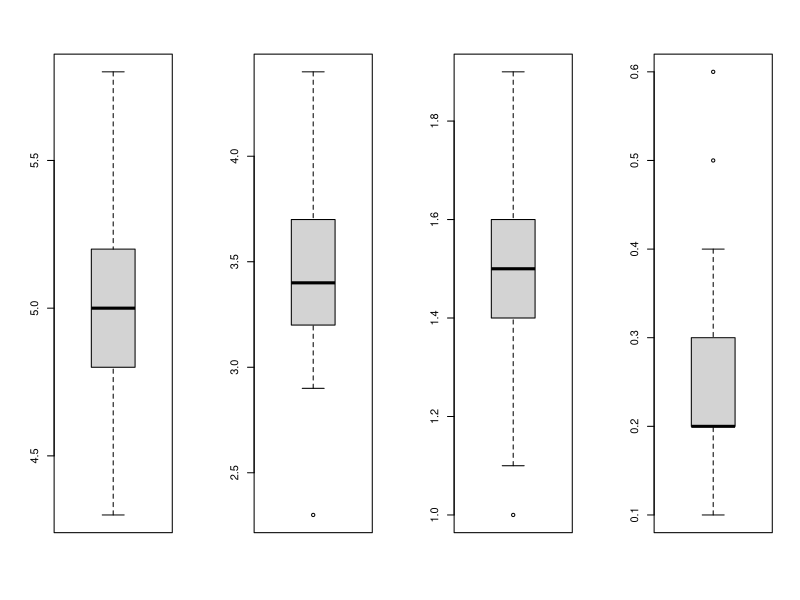
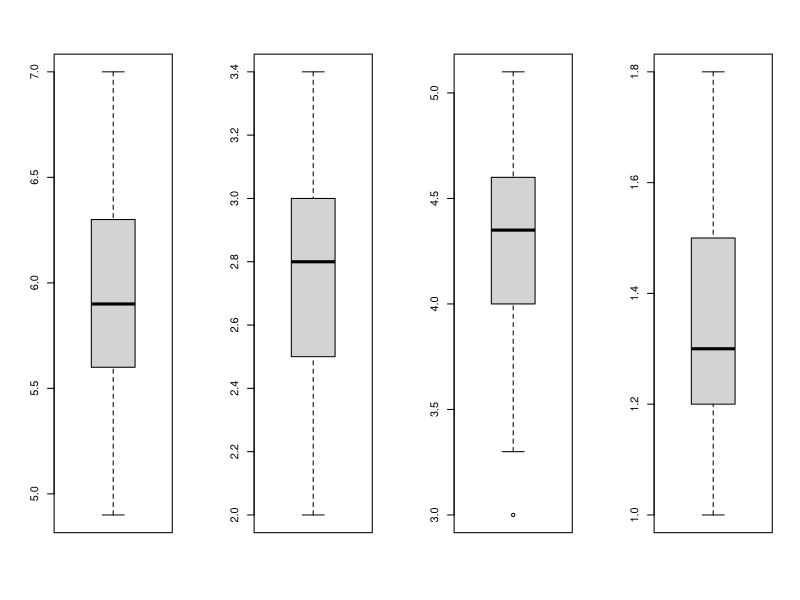
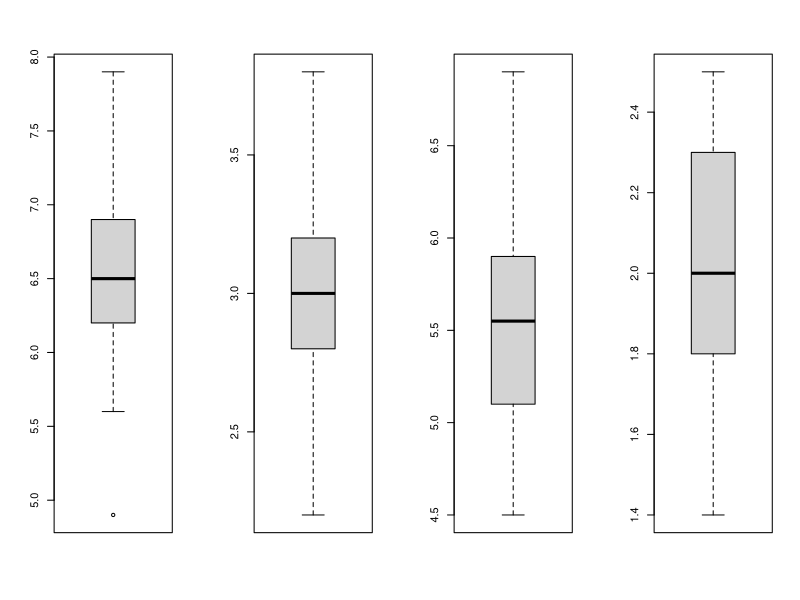
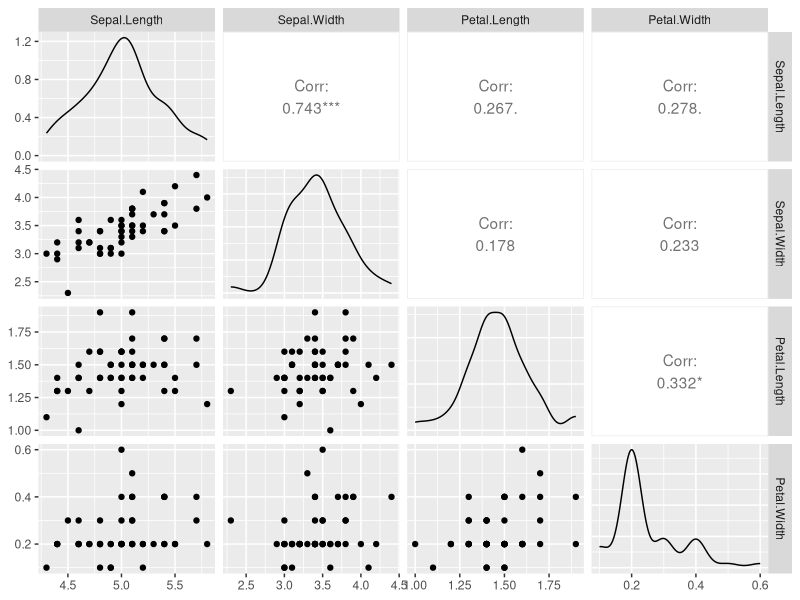
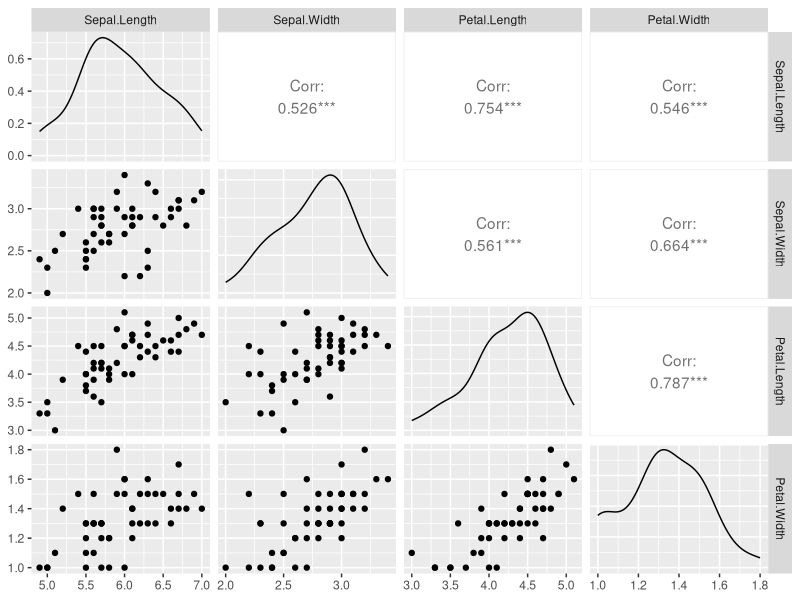
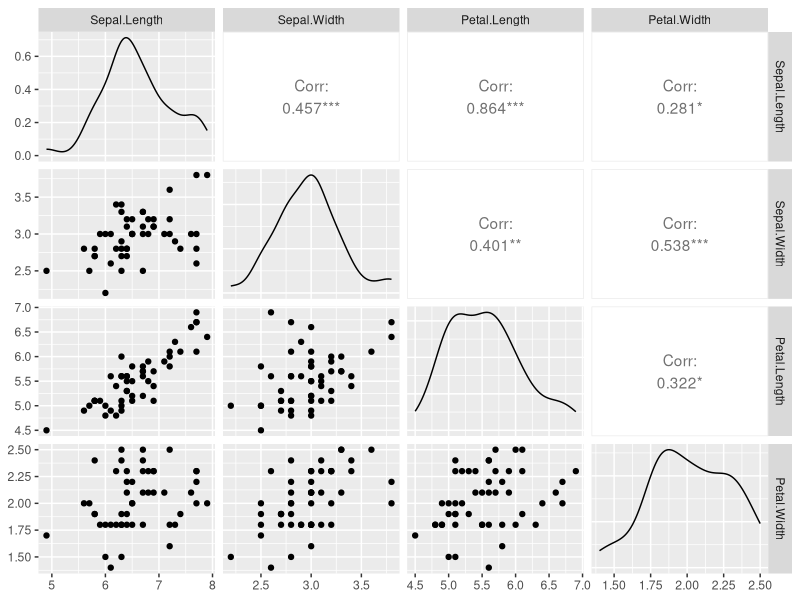

Here is the R script that generated these plots, in order:
######################
#####Question 1#######
######################

x<- c(5,1,3)
y<- c(-1,3,1)

length(x)
length(y)

######################
#####Question 3#######
######################
###Part (i)

iris
species <- iris$Species
setosa<- iris[species == "setosa",1:4]
versicolor<- iris[species =="versicolor",1:4]
virginica<- iris[species =="virginica",1:4]
par(mfrow=c(1,4))


for(i in 1:4){
  boxplot(setosa[i])
 }
par(mfrow=c(1,4))
for(i in 1:4){
  boxplot(versicolor[i])
}
par(mfrow=c(1,4))
for(i in 1:4){
  boxplot(virginica[i])
}

library(ggplot2)
library(GGally)
ggpairs(setosa)
ggpairs(versicolor)
ggpairs(virginica)


setosa_means<- colMeans(setosa)
versicolor_means<- colMeans(versicolor)
virginica_means<- colMeans(virginica)

setosa_covariance<- cov(setosa)
versicolor_covariance<- cov(versicolor)
virginica_covariance<- cov(virginica)

setosa_corr<- cor(setosa)
versicolor_corr<- cor(versicolor)
virginica_corr<- cor(virginica)


######################
#####Question 4#######
######################

library(HSAUR3)
head(skulls)
